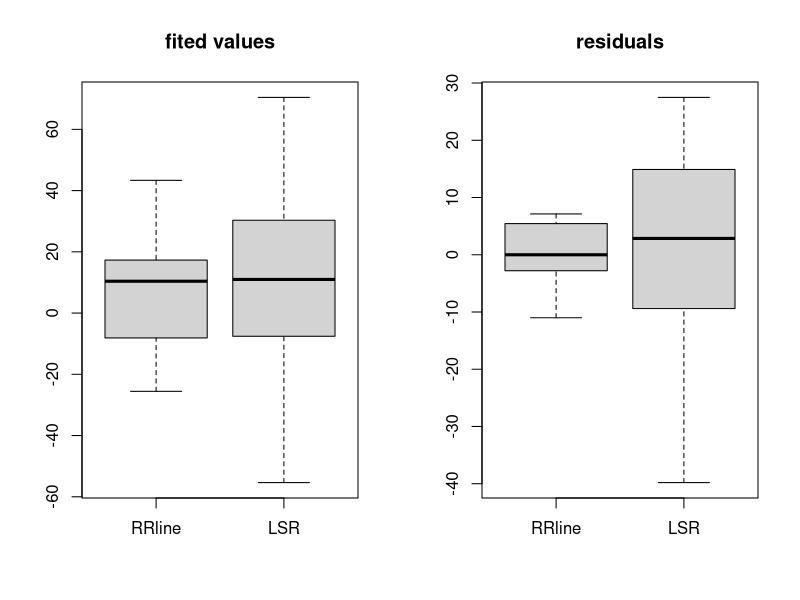

Here is the R script that generated this plot:
## ---- chunk 1
area<-c("Berkshire","Franklin-Hampshire","Holyoke-Chicopee","Springfield","Westfield","Fitchburg","Gardner-Athol","Blackstone Valley","Southbridge","Wocrester","Cambridge-Somerville","Concord","Lowell","Metropolitan-Beaverbrook","Mystic Valley","Danvers","Haverhill-Newburyport","Lawrence","Lynn","Tri-Cities","Eastern Middlesex","Cape Ann","Westwood-Norwood","Newton-Weston-Wellesley","South Shore","Framingham","Westborough","Boston State","Boston University","Lindermann Mental Health Center","Massachusetts Mental Health Center","Tufts Mental Health Center","Cape Cod and Islands","Brockton","Fall River","Foxboro","New Bedford","Plymouth","Taunton")
PVRTY<-c(61,54,70,81,46,63,54,44,53,60,80,25,59,42,34,46,63,62,67,54,31,54,31,26,41,34,42,82,202,89,84,133,85,51,91,45,102,48,60,202)
SING<-c(38,47,40,40,36,37,37,35,36,42,52,34,37,42,37,37,37,39,39,41,37,38,37,43,39,34,35,44,57,46,61,50,35,37,37,37,38,33,37,61)
RINC<-c(127,213,134,131,116,127,128,114,123,130,177,104,113,112,91,108,126,122,121,122,96,118,88,95,101,90,101,125,231,145,214,158,148,114,144,113,151,106,120,88)
INFM<-c(144,152,149,219,174,171,178,125,213,191,194,96,167,118,165,135,178,243,107,176,109,146,104,70,156,157,136,257,276,141,177,140,198,154,152,119,171,151,204,70)
WARD<-c(50,37,40,67,48,50,85,58,78,52,59,19,45,32,31,41,57,48,64,63,46,41,31,15,38,49,49,108,153,124,138,88,54,72,70,40,57,84,42,15)
RESP<-c(92,163,215,210,128,239,317,195,108,158,263,101,266,290,169,168,146,145,195,254,99,146,132,105,131,198,237,202,461,350,275,467,201,169,253,202,195,140,179,467)

PVRTY.t<-c(61,54,70,81,46,63,54,44,53,60,80,25,59,42,34,46,63,62,67,54,31,54,31,26,41,34,42,82,202,89,84,133,85,51,91,45,102,48,60)
SING.t<-c(38,47,40,40,36,37,37,35,36,42,52,34,37,42,37,37,37,39,39,41,37,38,37,43,39,34,35,44,57,46,61,50,35,37,37,37,38,33,37)
RINC.t<-c(127,213,134,131,116,127,128,114,123,130,177,104,113,112,91,108,126,122,121,122,96,118,88,95,101,90,101,125,231,145,214,158,148,114,144,113,151,106,120)
INFM.t<-c(144,152,149,219,174,171,178,125,213,191,194,96,167,118,165,135,178,243,107,176,109,146,104,70,156,157,136,257,276,141,177,140,198,154,152,119,171,151,204)
WARD.t<-c(50,37,40,67,48,50,85,58,78,52,59,19,45,32,31,41,57,48,64,63,46,41,31,15,38,49,49,108,153,124,138,88,54,72,70,40,57,84,42)
RESP.t<-c(92,163,215,210,128,239,317,195,108,158,263,101,266,290,169,168,146,145,195,254,99,146,132,105,131,198,237,202,461,350,275,467,201,169,253,202,195,140,179)
ex1<-data.frame(PVRTY,SING,RINC,INFM,WARD,RESP)
#pairs(ex1)
lm.1<-lm(RESP~PVRTY+SING+RINC+INFM+WARD,data = ex1)
#cor(ex1,method = "kendall",use = "pairwise")
#summary(lm.1)
## ---- chunk 2
##(slope,intercept) RRfit(response vaiable, independent variable)
RRfit<-function(response,independent){
  ##sort the data in ascending seqence
  response<-response[order(independent)]
  independent<-sort(independent)
  index<-function(n){
    if(n%%3==0){
      a=n/3;b=2*n/3+1
    }
    if(n%%3==1){
      a=(n-1)/3;b=(2*n+4)/3
    }
    if(n%%3==2){
      a=(n+1/3);b=(2*n+2)/2
    }
    data.frame(a,b)
  }
  ##separate the data into different groups
  n<-length(independent)
  xleft<-independent[1:index(n)[1,1]];xright<-independent[index(n)[1,2]:n]
  yleft<-response[1:index(n)[1,1]];yright<-response[index(n)[1,2]:n]
  ##fit the RRline,iterate 5 times
  xL<-median(xleft);xR<-median(xright)
  yL<-median(yleft);yR<-median(yright)
  slope<-(yR-yL)/(xR-xL);slopeT<-slope
  intercept<-median(response-slope*independent);interceptT<-intercept
  for(i in 1:4){
    response<-response-slope*independent-intercept
    yleft<-response[1:13];yright<-response[27:39]
    xL<-median(xleft);xR<-median(xright)
    yL<-median(yleft);yR<-median(yright)
    slope<-(yR-yL)/(xR-xL)
    intercept<-median(response-slope*independent)
    slopeT<-slopeT+slope;interceptT<-interceptT+intercept
  }
  data.frame(slopeT,interceptT)
}
fit1<-RRfit(RESP,PVRTY)
sweep<-function(y,x){
  return(y-RRfit(y,x)$slopeT*x-RRfit(y,x)$interceptT)
}
RESP.1<-sweep(RESP,PVRTY)
## ---- chunk 3
sweep41<-RRfit(INFM,PVRTY)
sweep21<-RRfit(SING,PVRTY)
SING.1<-sweep(SING,PVRTY)
RINC.1<-sweep(RINC,PVRTY)
INFM.1<-sweep(INFM,PVRTY)
WARD.1<-sweep(WARD,PVRTY)
fit2<-RRfit(RESP.1,INFM.1)
RESP.14<-sweep(RESP.1,INFM.1)
#pairs(data.frame(SING.1,RINC.1,INFM.1,WARD.1,RESP.1))
m<-cbind(RESP.1,SING.1,RINC.1,INFM.1,WARD.1)

#cor(m,method = "kendall",use = "pairwise")
## ---- chunk 4
sweep24<-RRfit(SING.1,INFM.1)
SING.14<-sweep(SING.1,INFM.1)
fit3<-RRfit(RESP.14,SING.14)
## ---- chunk 5
lm(RESP.t~PVRTY.t+SING.t+RINC.t+INFM.t+WARD.t)##least square without outlier
lm(RESP~PVRTY+SING+RINC+INFM+WARD,data = ex1)##least square with outlier
## ---- chunk 6
rrline1 <- function(x,y) {
n <- length(x); nmod3 <- n%%3;
if (nmod3 == 0) n3 <- n/3;
if (nmod3 == 1) n3 <- (n - 1)/3;
if (nmod3 == 2) n3 <- (n + 1)/3;
x.order <- order(x)
medxL <- median(x[x.order][1:n3])
medxR <- median(rev(x[x.order])[1:n3])
medyL <- median(y[x.order][1:n3])
medyR <- median(rev(y[x.order])[1:n3])
slope1 <- (medyR - medyL)/(medxR - medxL)
int1 <- median(y - slope1 * x)
newy <- y - slope1 * x - int1
sumres <- sum(abs(newy))
list(a = int1, b = slope1, sumres = sumres, res = newy) }
run.rrline <- function (xx, yy, iter = 5) { out.coef <- matrix(0, iter, 3)
ll <- (1:length(xx))[!is.na(xx) & !is.na(yy)] 
n <- length(ll); x <- xx[ll]; y <- yy[ll]; newy <- y
for (i in 1:iter) {
rr <- rrline1(x, newy)
out.coef[i, ] <- c(rr$a, rr$b, rr$sumres) 
newy <- rr$res }
dimnames(out.coef) <- list(format(1:iter),c("a","b","|res|"))
aa <- sum(out.coef[, 1]); bb <- sum(out.coef[, 2]);
cc <- sum(abs(y - aa - bb * x))
res <- yy - aa - bb * xx
out.coef <- rbind(out.coef, c(aa, bb, cc)) 
print(round(out.coef, 5))
list(a = aa, b = bb, res = res, coef = out.coef) }
y<-rbind(
  c(202,165,191,134),
  c(145,201,203,180),
  c(188,185,185,220),
  c(201,231,238,261),
  c(202,178,198,226),
  c(228,221,207,204)
)
x<-rbind(
  c(288,22,27,19),
  c(23,26,28,24),
  c(27,24,27,28),
  c(24,28,30,30),
  c(30,26,26,29),
  c(30,25,27,24)
)
## ---- chunk 7
medx<-medpolish(x)
medy<-medpolish(y)
ex<-medx$residuals
ey<-medy$residuals
## ---- chunk 8

rfit<-run.rrline(ex,ey,10)
c0<-medy$overall+rfit$a-rfit$b*(medx$overall)
c1<-rfit$b
## ---- chunk 9
lfit<-lm(as.vector(ey)~as.vector(ex))
summary(lfit)

b0<-medy$overall+lfit$coefficients[1]-lfit$coefficients[2]*(medx$overall)
b1<-lfit$coefficients[2]
## ---- chunk 10
#????????????##################################################3
rr<-c(y-c0-c1*x)
rl<-c(y-b0-b1*x)
re<-data.frame(rr,rl)
colnames(re)<-c("RRline","LSR")

err<-c(ey-rfit$a-rfit$b*ex)
erl<-c(ey-lfit$coefficients[1]-lfit$coefficients[2]*ex)
ere<-data.frame(err,erl)
colnames(ere)<-c("RRline","LSR")

#????????????????????
par(mfrow=c(1,2))
boxplot(re,outline=F,main="fited values")
boxplot(ere,outline=F,main="residuals")

